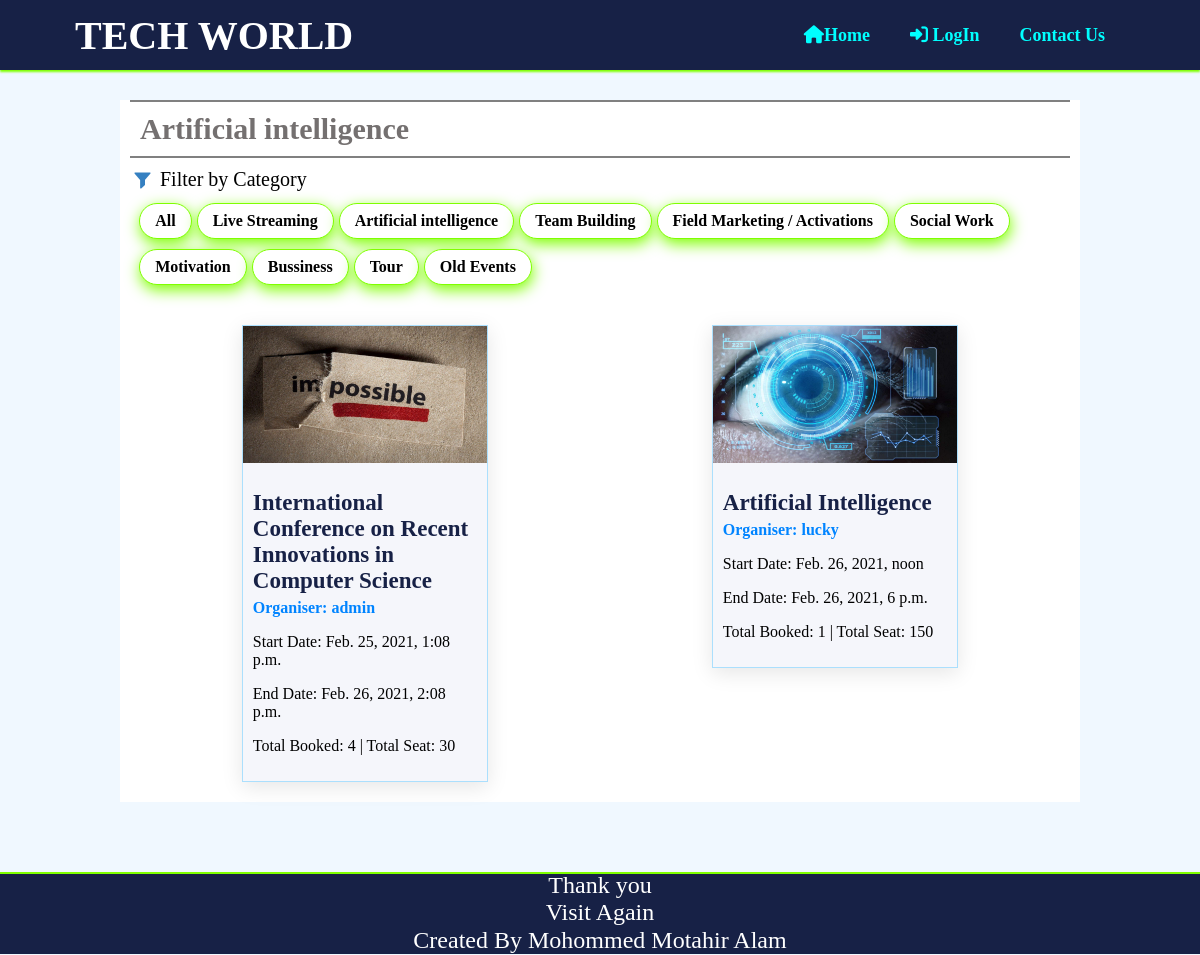
The app's page /Category/artificial-intelligence with its own data.
### event/models.py (models this page shows, shortened)
class Category(models.Model):
    name=models.CharField(max_length=50)
    description=models.TextField()
    slug=models.SlugField(blank=True)

class Event(models.Model):
    name=models.CharField(max_length=250)
    category=models.ForeignKey(Category, on_delete=models.CASCADE)
    image=models.ImageField(upload_to='event/')
    organiser=models.ForeignKey(get_user_model(), on_delete=models.CASCADE)
    create_date=models.DateTimeField(auto_now_add=True)
    start_date=models.DateTimeField()
    end_date=models.DateTimeField()
    vanue=models.CharField(max_length=250)
    maximum_participants=models.PositiveIntegerField()
    description=models.TextField()
    slug=models.SlugField(blank=True)
    slot_booked=models.PositiveIntegerField(default=0)

### account/models.py (models this page shows)
class User(AbstractUser):
    CATEGORY_CHOICES=[
        ('Organiser','Organiser'),
        ('Member','Member')
    ]
    email=models.EmailField(unique=True)
    contact=models.CharField(max_length=10)
    profile=models.ImageField(upload_to='account/',blank=True)
    bio=models.TextField(blank=True)
    category=models.CharField(choices=CATEGORY_CHOICES,default='Member',max_length=9)
    REQUIRED_FIELDS=('email','category','first_name','last_name')
    def __str__(self):
        return self.username

### event/views.py (the view)
# urls.py: path("Category/<slug:slug>",category_page,name='Category Page'),
def category_page(request,slug):
    now=datetime.now()
    category=Category.objects.all()
    cat=Category.objects.get(slug=slug)
    events=Event.objects.filter(category=cat,start_date__gte=now)
    return render(request,"event/Category.html",context={"cat":cat,"events":events,"category":category})

### event/templates/event/Category.html (shortened to what this page needs)
{% extends 'event/base.html' %}
{%block content%}
            <h2>{{cat.name}}</h2>
            <div id="filterid">
                <img id="symbole" alt="Filter Icon">
                <p>Filter by Category</p>
            </div>
            <div id="button">
                <a class="link" href="{%url 'home'%}"><button>All</button></a>
                {% for i in category%}
                    <a class="link" href="{%url 'Category Page' i.slug%}"><button>{{i.name}}</button></a>
                {%endfor%}
                <a class="link" href="{%url 'Old Events' %}"><button>Old Events</button></a>
            </div>
            <div id="blog">
                {% for i in events%}
                    <div class="blogdiv">
                        <a class="link" href="{%url 'Event Details' i.slug%}">
                        <div class="image"><img src="{{i.image.url}}" alt="Getting started with Artificial Intelligence" width="100%" height="100%"></div>
                        <div class="details">
                            <p class="heading">{{i.name}}</p>
                            <p class="author">Organiser: {{i.organiser}}</p>
                            <p>Start Date: {{i.start_date}}</p>
                            <p>End Date: {{i.end_date}}</p>
                            <p>Total Booked: {{i.slot_booked}}<span> | Total Seat: {{i.maximum_participants}}</span></p>
                        </div></a>
                    </div>
                {% endfor %}
            </div>
{% endblock %}

### event/static/event/css/Style.css (style rules this page uses)
html { scroll-behavior: smooth; }
body { margin: 0px; padding: 0px; background-color: aliceblue; font-family: 'Times New Roman', Times, serif; }
h2 { font-weight: bolder; color: rgb(116, 112, 112); margin: 0px 10px; padding: 10px; font-size: 30px; border-bottom: 2px solid gray; border-top: 2px solid gray; }
#symbole { width: 25px; height: 25px; margin:0px; cursor: pointer; }
#filterid { display: flex; flex-direction: row; flex-wrap: nowrap; margin: 10px; }
#filterid p { font-size: 20px; margin: 0px; padding-left: 5px; }
#button { box-sizing: border-box; display: flex; flex-direction: row; flex-wrap: wrap; width: 100%; margin: 10px 2%; }
button { width: auto; margin-bottom: 10px; margin-right: 5px; border-radius: 20px; cursor: pointer; color:black; font-weight: 600; font-family: 'Times New Roman'; background-color:white; box-shadow: 1px 5px 15px 0#7fff00; border: 1px solid #7fff00; font-size: 16px; padding: 8px 15px; }
#blog { box-sizing: border-box; width: 100%; margin: 10px auto; padding: 10px; display: flex;; flex-direction: row; flex-wrap: wrap; }
.blogdiv { width: 26%; height: 100%; background-color: #f5f6fb; cursor: pointer; margin: 10px auto; box-shadow: 0 5px 20px 0 rgba(0,0,0,.1); border: 1px solid rgba(0,168,255,.3); }
.image { width: 100%; height: 50%; }
.details { padding:10px; padding-top: 0px; height: 50%; }
.heading { color: #172146; font-size: 23px; font-weight: 900; margin-bottom: 5px; }
.author { color: #0084ff; font-weight: 700; margin: 0px; padding: 0px; }
.link { text-decoration: none; color: unset; }

### records on screen
Category: name "Artificial intelligence"
Category: name "Live Streaming"
Category: name "Team Building"
Category: name "Field Marketing / Activations"
Category: name "Social Work"
Category: name "Motivation"
Category: name "Bussiness"
Category: name "Tour"
Event: image (picture), name "International Conference on Recent Innovations in Computer Science", organiser "admin", start_date "Feb. 25, 2021, 1:08 p.m.", end_date "Feb. 26, 2021, 2:08 p.m.", slot_booked "4", maximum_participants "30"
Event: image (picture), name "Artificial Intelligence", organiser "lucky", start_date "Feb. 26, 2021, noon", end_date "Feb. 26, 2021, 6 p.m.", slot_booked "1", maximum_participants "150"
